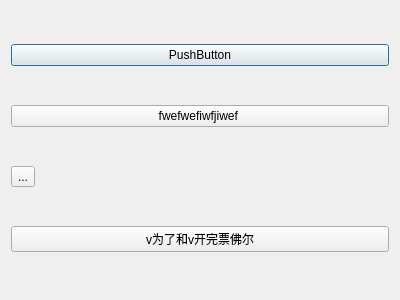
<?xml version="1.0" encoding="UTF-8"?>
<ui version="4.0">
 <class>Dialog</class>
 <widget class="QDialog" name="Dialog">
  <property name="geometry">
   <rect>
    <x>0</x>
    <y>0</y>
    <width>400</width>
    <height>300</height>
   </rect>
  </property>
  <property name="windowTitle">
   <string>Dialog</string>
  </property>
  <layout class="QVBoxLayout" name="verticalLayout">
   <item>
    <widget class="QPushButton" name="pushButton">
     <property name="text">
      <string>PushButton</string>
     </property>
    </widget>
   </item>
   <item>
    <widget class="QPushButton" name="pushButton_2">
     <property name="text">
      <string>fwefwefiwfjiwef </string>
     </property>
    </widget>
   </item>
   <item>
    <widget class="QToolButton" name="toolButton">
     <property name="text">
      <string>...</string>
     </property>
    </widget>
   </item>
   <item>
    <widget class="QPushButton" name="pushButton_3">
     <property name="text">
      <string>v为了和v开完票佛尔</string>
     </property>
    </widget>
   </item>
  </layout>
 </widget>
 <resources/>
 <connections/>
</ui>
